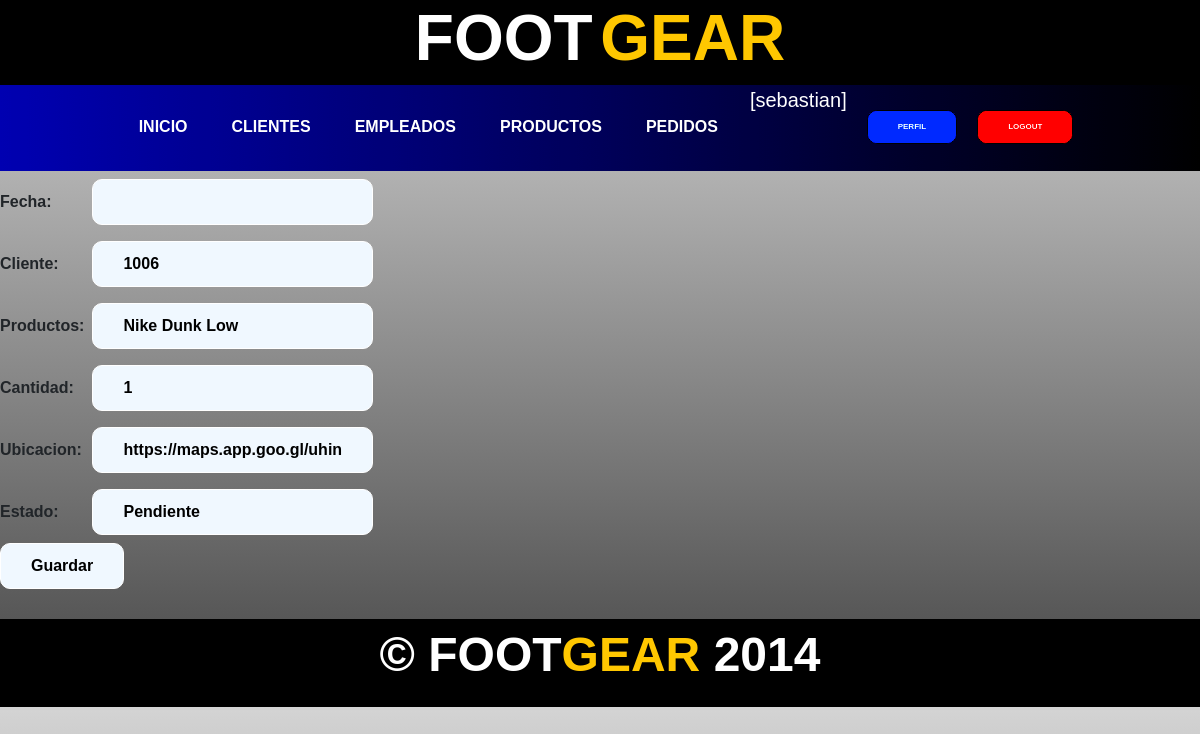
The app's page /pedidoUpdate/3/ (signed in), older data.
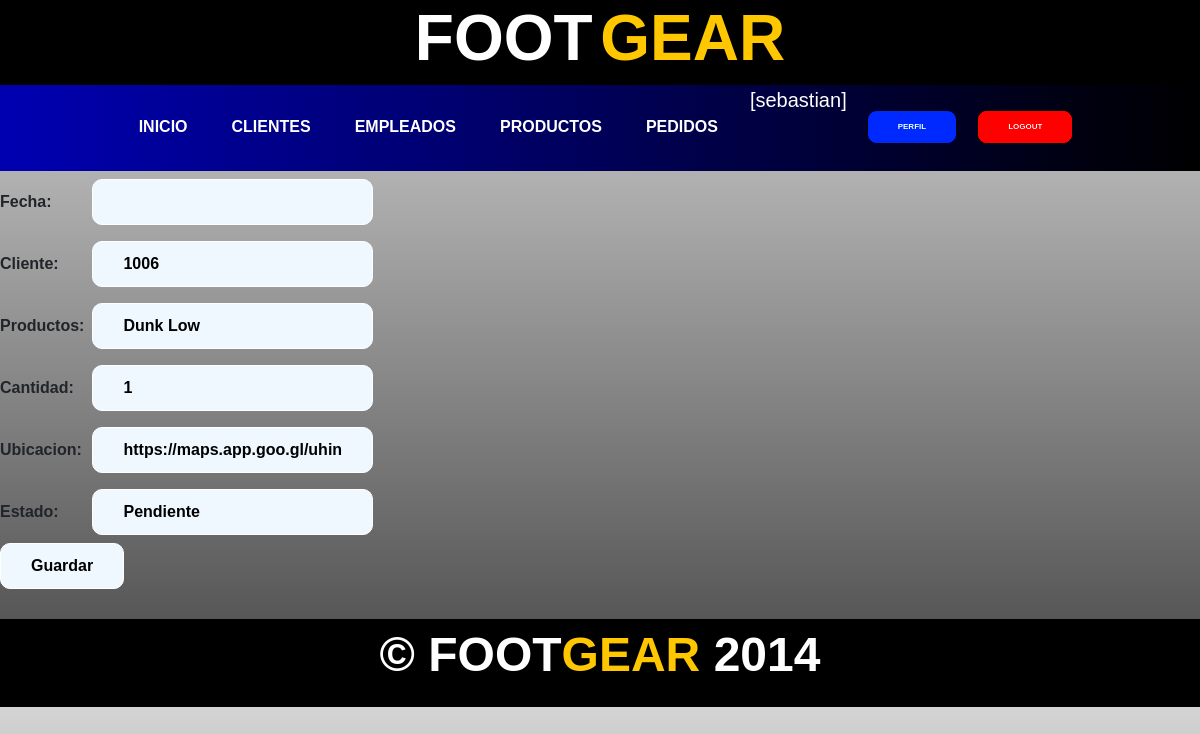
The same page, newer data.
### aplicacion/models.py (models this page shows, shortened)
class Pedido(models.Model):
    fecha = models.DateField(auto_now_add=True)
    cliente = models.IntegerField()
    productos = models.CharField(max_length=255)
    cantidad = models.IntegerField()
    ubicacion = models.CharField(max_length=100)
    estado = models.CharField(max_length=50)

### aplicacion/views.py (the view)
# urls.py: path('pedidoUpdate/<id_pedido>/', pedidoUpdate, name="pedido_update"),
@login_required
def pedidoUpdate(request,id_pedido):
    pedido = Pedido.objects.get(id = id_pedido)
    if request.method == "POST":
        miForm = PedidoForm(request.POST)
        if miForm.is_valid():
            pedido.fecha = miForm.cleaned_data.get("fecha")
            pedido.cliente = miForm.cleaned_data.get("cliente")
            pedido.productos =  miForm.cleaned_data.get("productos")
            pedido.cantidad = miForm.cleaned_data.get("cantidad")
            pedido.ubicacion = miForm.cleaned_data.get("ubicacion")
            pedido.estado = miForm.cleaned_data.get("estado")
            pedido.save()
            return redirect(reverse_lazy('pedidos'))
    else:
        miForm = PedidoForm(initial={'fecha': pedido.fecha, 'cliente' : pedido.cliente, 'productos' : pedido.productos ,'cantidad' : pedido.cantidad, 'ubicacion' : pedido.ubicacion , 'estado': pedido.estado} )
    return render(request,"aplicacion/pedidoForm.html",{"form": miForm})

### aplicacion/forms.py
class PedidoForm(forms.Form):
    fecha = forms.DateTimeField(required=True)
    cliente = forms.IntegerField(required=True)
    productos = forms.CharField(max_length=255,required=True)
    cantidad = forms.IntegerField(required=True)
    ubicacion = forms.CharField(max_length=100,required=True)
    estado = forms.CharField(max_length=50,required=True)
    class Meta:
        fields = ['cliente', 'productos', 'cantidad', 'ubicacion', 'estado']
        widgets = {
            'fecha': forms.DateTimeInput(attrs={'readonly': 'readonly'}),
            }

### aplicacion/templates/aplicacion/pedidoForm.html (shortened to what this page needs)
{% extends "aplicacion/index.html" %}
{% block contenido %}
<form action="" method="post">
    <table>
        {{ form.as_table }}
    </table>
    <input type="submit" value="Guardar">
</form>
{% endblock contenido %}

Row changes from the older to the newer data that the page shows:
changed Pedido "https://maps.app.goo.gl/uhinVxRZWWz7TmMp6": productos "Nike Dunk Low" → "Dunk Low"
